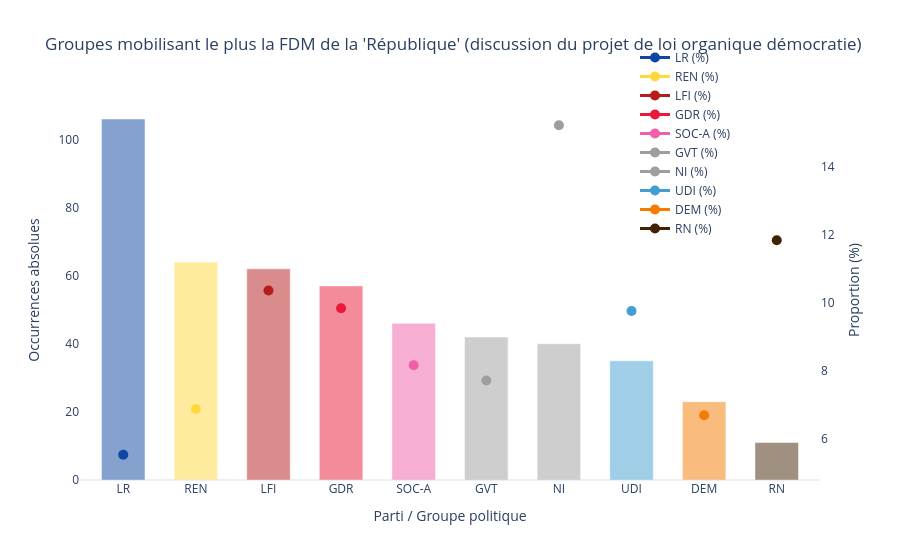

The notebook cell this image was saved under:
### Markdown cell above
##### Projet de loi organique « pour une démocratie plus représentative, responsable et efficace »

### Code cell
diachronique_séquences_partis(
    df_regroup,
    couleurs_groupes=couleurs_groupes,
    date_debut="2018-07-10", date_fin="2018-07-22", 
    periode="intervalle",
    seuil_min_true=10,
    top_n=10,
    titre="Groupes mobilisant le plus la FDM de la 'République' (discussion du projet de loi organique démocratie)"
)

### Figure 1 — Plotly figure (JSON) as saved in the notebook; plotly's stock layout.template omitted (floating-point values rounded to 4 significant figures)
{"data": [{"hovertemplate": "<b>LR</b><br>Occurrences : %{y}<extra></extra>", "marker": {"color": "#0D47A1"}, "name": "LR (VA)", "opacity": 0.5, "showlegend": false, "type": "bar", "x": ["LR"], "y": [106], "yaxis": "y"}, {"hovertemplate": "<b>LR</b><br>Proportion : %{y}<extra></extra>", "line": {"color": "#0D47A1", "width": 3}, "marker": {"size": 10, "symbol": "circle"}, "name": "LR (%)", "type": "scatter", "x": ["LR"], "y": [5.524], "yaxis": "y2"}, {"hovertemplate": "<b>REN</b><br>Occurrences : %{y}<extra></extra>", "marker": {"color": "#FFD83E"}, "name": "REN (VA)", "opacity": 0.5, "showlegend": false, "type": "bar", "x": ["REN"], "y": [64], "yaxis": "y"}, {"hovertemplate": "<b>REN</b><br>Proportion : %{y}<extra></extra>", "line": {"color": "#FFD83E", "width": 3}, "marker": {"size": 10, "symbol": "circle"}, "name": "REN (%)", "type": "scatter", "x": ["REN"], "y": [6.867], "yaxis": "y2"}, {"hovertemplate": "<b>LFI</b><br>Occurrences : %{y}<extra></extra>", "marker": {"color": "#B71C1C"}, "name": "LFI (VA)", "opacity": 0.5, "showlegend": false, "type": "bar", "x": ["LFI"], "y": [62], "yaxis": "y"}, {"hovertemplate": "<b>LFI</b><br>Proportion : %{y}<extra></extra>", "line": {"color": "#B71C1C", "width": 3}, "marker": {"size": 10, "symbol": "circle"}, "name": "LFI (%)", "type": "scatter", "x": ["LFI"], "y": [10.35], "yaxis": "y2"}, {"hovertemplate": "<b>GDR</b><br>Occurrences : %{y}<extra></extra>", "marker": {"color": "#ea193a"}, "name": "GDR (VA)", "opacity": 0.5, "showlegend": false, "type": "bar", "x": ["GDR"], "y": [57], "yaxis": "y"}, {"hovertemplate": "<b>GDR</b><br>Proportion : %{y}<extra></extra>", "line": {"color": "#ea193a", "width": 3}, "marker": {"size": 10, "symbol": "circle"}, "name": "GDR (%)", "type": "scatter", "x": ["GDR"], "y": [9.828], "yaxis": "y2"}, {"hovertemplate": "<b>SOC-A</b><br>Occurrences : %{y}<extra></extra>", "marker": {"color": "#F05FA8"}, "name": "SOC-A (VA)", "opacity": 0.5, "showlegend": false, "type": "bar", "x": ["SOC-A"], "y": [46], "yaxis": "y"}, {"hovertemplate": "<b>SOC-A</b><br>Proportion : %{y}<extra></extra>", "line": {"color": "#F05FA8", "width": 3}, "marker": {"size": 10, "symbol": "circle"}, "name": "SOC-A (%)", "type": "scatter", "x": ["SOC-A"], "y": [8.156], "yaxis": "y2"}, {"hovertemplate": "<b>GVT</b><br>Occurrences : %{y}<extra></extra>", "marker": {"color": "#9E9E9E"}, "name": "GVT (VA)", "opacity": 0.5, "showlegend": false, "type": "bar", "x": ["GVT"], "y": [42], "yaxis": "y"}, {"hovertemplate": "<b>GVT</b><br>Proportion : %{y}<extra></extra>", "line": {"color": "#9E9E9E", "width": 3}, "marker": {"size": 10, "symbol": "circle"}, "name": "GVT (%)", "type": "scatter", "x": ["GVT"], "y": [7.706], "yaxis": "y2"}, {"hovertemplate": "<b>NI</b><br>Occurrences : %{y}<extra></extra>", "marker": {"color": "#9E9E9E"}, "name": "NI (VA)", "opacity": 0.5, "showlegend": false, "type": "bar", "x": ["NI"], "y": [40], "yaxis": "y"}, {"hovertemplate": "<b>NI</b><br>Proportion : %{y}<extra></extra>", "line": {"color": "#9E9E9E", "width": 3}, "marker": {"size": 10, "symbol": "circle"}, "name": "NI (%)", "type": "scatter", "x": ["NI"], "y": [15.21], "yaxis": "y2"}, {"hovertemplate": "<b>UDI</b><br>Occurrences : %{y}<extra></extra>", "marker": {"color": "#439FD1"}, "name": "UDI (VA)", "opacity": 0.5, "showlegend": false, "type": "bar", "x": ["UDI"], "y": [35], "yaxis": "y"}, {"hovertemplate": "<b>UDI</b><br>Proportion : %{y}<extra></extra>", "line": {"color": "#439FD1", "width": 3}, "marker": {"size": 10, "symbol": "circle"}, "name": "UDI (%)", "type": "scatter", "x": ["UDI"], "y": [9.749], "yaxis": "y2"}, {"hovertemplate": "<b>DEM</b><br>Occurrences : %{y}<extra></extra>", "marker": {"color": "#F57C00"}, "name": "DEM (VA)", "opacity": 0.5, "showlegend": false, "type": "bar", "x": ["DEM"], "y": [23], "yaxis": "y"}, {"hovertemplate": "<b>DEM</b><br>Proportion : %{y}<extra></extra>", "line": {"color": "#F57C00", "width": 3}, "marker": {"size": 10, "symbol": "circle"}, "name": "DEM (%)", "type": "scatter", "x": ["DEM"], "y": [6.686], "yaxis": "y2"}, {"hovertemplate": "<b>RN</b><br>Occurrences : %{y}<extra></extra>", "marker": {"color": "#412302"}, "name": "RN (VA)", "opacity": 0.5, "showlegend": false, "type": "bar", "x": ["RN"], "y": [11], "yaxis": "y"}, {"hovertemplate": "<b>RN</b><br>Proportion : %{y}<extra></extra>", "line": {"color": "#412302", "width": 3}, "marker": {"size": 10, "symbol": "circle"}, "name": "RN (%)", "type": "scatter", "x": ["RN"], "y": [11.83], "yaxis": "y2"}], "layout": {"bargap": 0.4, "legend": {"bgcolor": "rgba(255,255,255,0.7)", "x": 0.75, "y": 1.15}, "title": {"text": "Groupes mobilisant le plus la FDM de la 'République' (discussion du projet de loi organique démocratie)"}, "xaxis": {"title": {"text": "Parti / Groupe politique"}}, "yaxis": {"showgrid": false, "title": {"text": "Occurrences absolues"}}, "yaxis2": {"overlaying": "y", "showgrid": false, "side": "right", "title": {"text": "Proportion (%)"}}}}
